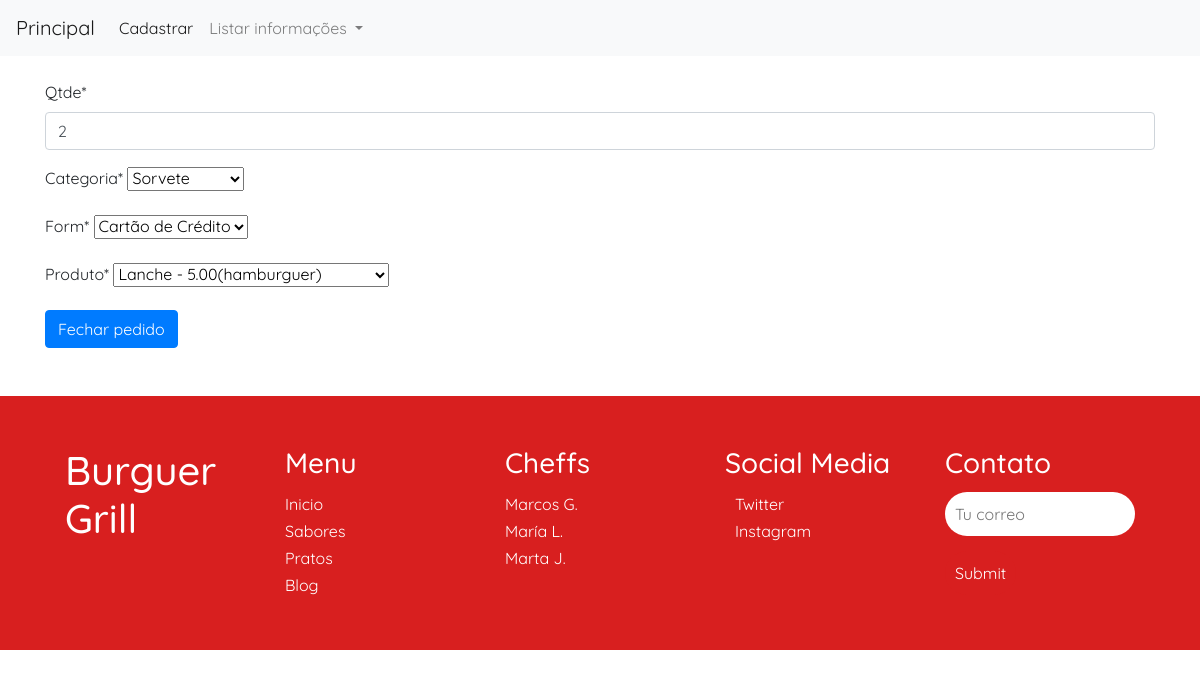
/editar/carrinhos/7/, run on the app's committed database.
### cadastros/models.py (models this page shows, shortened)
class Carrinhos(models.Model):
   qtde=models.IntegerField(max_length=50,verbose_name='qtde')
   categoria = models.CharField(max_length=50, choices=[('bebida', 'Bebida'), ('hamburguer', 'Hambúrguer'), ('sorvete', 'Sorvete'), ('porcao', 'Porção')])
   form=models.CharField(max_length=50, choices=[('cartao', 'Cartão de Crédito'), ('cartao', 'Cartão de Débito'), ('pix', 'Pix')])
   produto=models.ForeignKey(Produtos,on_delete=models.PROTECT)

class Produtos(models.Model):
    nome = models.CharField(max_length=100)
    preco = models.DecimalField(max_digits=10, decimal_places=2)
    categoria = models.CharField(max_length=50, choices=[('bebida', 'Bebida'), ('hamburguer', 'Hambúrguer'), ('sorvete', 'Sorvete'), ('porcao', 'Porção')])
    def __str__(self):
        return"{} - {}({})".format(self.nome,self.preco,self.categoria)

### cadastros/views.py (the view)
# urls.py: path('editar/carrinhos/<int:pk>/',CarrinhoUpdate.as_view(),name="editar-carrinhos"),
class CarrinhoUpdate(UpdateView):
    model=Carrinhos
    fields=['qtde','categoria', 'form', 'produto']
    template_name='cadastros/form.html'
    success_url=reverse_lazy('restrito')

### cadastros/templates/cadastros/form.html (shortened to what this page needs)
{% load static %}
{% load crispy_forms_tags %}
<!DOCTYPE html>
<html lang="pt-BR">
<head>
    <link rel="stylesheet" href="https://cdn.jsdelivr.net/npm/bootstrap@4.2.1/dist/css/bootstrap.min.css">
    <link rel="stylesheet" href="index.css">
    <link rel="stylesheet" href="{% static 'css/index.css' %}">
</head>
<body>
    {% block menu %}
    <nav class="navbar navbar-expand-lg navbar-light bg-light">
        <a class="navbar-brand" href="{% url 'index' %}">Principal</a>
        <div class="collapse navbar-collapse" id="navbarNavDropdown">
            <ul class="navbar-nav">
                <li class="nav-item active">
                    <a class="nav-link" href="{% url 'cadastrar-carrinhos' %}">Cadastrar <span class="sr-only">(current)</span></a>
                </li>
                <li class="nav-item dropdown">
                    <a class="nav-link dropdown-toggle" href="#" id="navbarDropdownMenuLink" role="button" data-toggle="dropdown" aria-haspopup="true" aria-expanded="false">
                        Listar informações
                    </a>
                </li>
            </ul>
        </div>
    </nav>
    {% endblock %}
    <div class="container mt-4">
        {% block conteudo %}
        <form action="" method="post">
            {{ form|crispy }}
            <button type="submit" class="btn btn-primary">Fechar pedido </button>
        </form>
        {% endblock %}
    </div>
    <br>
    <br>
    <section id="contacto">
      <div class="fila">
          <div class="col">
              <h1>Burguer Grill</h1>
          </div>
          <div class="col">
              <h3>Menu</h3>
              <a href="#inicio">Inicio</a>
              <a href="#sabores">Sabores</a>
              <a href="#sabores">Pratos</a>
              <a href="#sabores">Blog</a>
          </div>
          <div class="col">
              <h3>Cheffs</h3>
              <a href="#">Marcos G.</a>
              <a href="#">María L.</a>
              <a href="#">Marta J.</a>
          </div>
          <div class="col">
              <h3>Social Media</h3>
              <div class="media">
                   <a href="#">Twitter</a>
              </div>
              <div class="media">
                   <a href="#">Instagram</a>
              </div>
          </div>
          <div class="col">
              <h3>Contato</h3>
              <input type="text" placeholder="Tu correo">
              <input type="submit" class="enviar">
          </div>
      </div>
  </section>
</body>
</html>

### static/css/index.css (style rules this page uses)
* { margin: 0; padding: 0; font-family: 'Quicksand'; }
html { scroll-behavior: smooth; }
#contacto { background-color: #d81f1f; padding: 50px 0; }
#contacto .fila { max-width: 1100px; margin: auto; display: flex; justify-content: space-between; color: #fff; }
#contacto a { text-decoration: none; color:#fff; display: block; margin-bottom: 3px; }
#contacto h3 { margin-bottom: 12px; }
#contacto .media { display: flex; align-items: center; }
#contacto input { border: none; padding: 10px; width: 100%; border-radius: 30px; }
#contacto .enviar { background-color: #d81f1f; color: #fff; width: fit-content; margin-top: 15px; cursor: pointer; }

### data on the page
Carrinhos: qtde "2", form "Cartão de Crédito", produto "Lanche - 5.00(hamburguer)"
Produtos: categoria "Sorvete"
